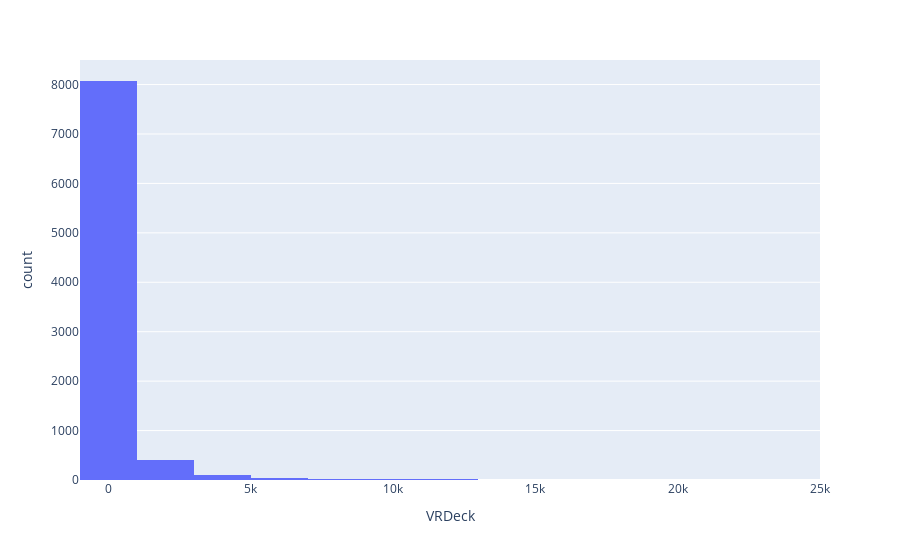

This figure's notebook cell:
### Code cell
fig = px.histogram(train, x="VRDeck", nbins=15)
fig.show(renderer="png", width=1600, height=650)

### Figure 1 — Plotly figure (JSON) as saved in the notebook; plotly's stock layout.template omitted (floating-point values rounded to 4 significant figures; data arrays with more than 128 entries replaced by an {"elided": "..."} marker saying what was removed)
{"data": [{"alignmentgroup": "True", "bingroup": "x", "hovertemplate": "VRDeck=%{x}<br>count=%{y}<extra></extra>", "legendgroup": "", "marker": {"color": "#636efa", "pattern": {"shape": ""}}, "name": "", "nbinsx": 15, "offsetgroup": "", "orientation": "v", "showlegend": false, "type": "histogram", "x": {"elided": "8693 float values"}, "xaxis": "x", "yaxis": "y"}], "layout": {"barmode": "relative", "legend": {"tracegroupgap": 0}, "margin": {"t": 60}, "xaxis": {"anchor": "y", "domain": [0, 1], "title": {"text": "VRDeck"}}, "yaxis": {"anchor": "x", "domain": [0, 1], "title": {"text": "count"}}}}
